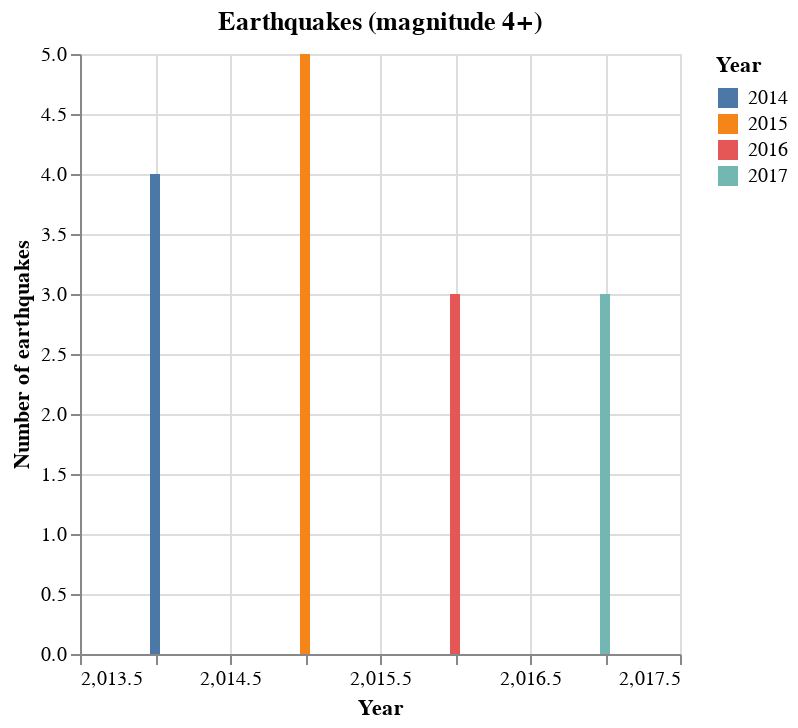

Notebook source saved alongside this figure:
### Code cell
#Bar chart for the Gisborne regions on Number of earthquakes

final_df |>
  @filter(_.Region=="Gisborne") |>
  @vlplot(
    :bar,
    x=:Year,
    y={:Earthquake_Numbers,title="Number of earthquakes"},
    color="Year:n",
    title="Earthquakes (magnitude 4+)",
    config={
        title={
            color=:black
        }
    }
)

### Figure 1 — Vega-Lite specification as saved in the notebook (floating-point values rounded to 4 significant figures)
{"config": {"title": {"color": "black"}}, "data": {"values": [{"Average_Precipitation_mm": 1096, "Average_Temperature_°C": 14.67, "Average_Windgusts_kn": 38.12, "Earthquake_Average_Magnitude_4+": 4.422, "Earthquake_Numbers": 4, "Internal_Emigration": 15687, "Internal_Immigration": 15756, "Net_Internal_Immigration": 69, "Region": "Gisborne", "Year": 2014}, {"Average_Precipitation_mm": 1143.0, "Average_Temperature_°C": 14.27, "Average_Windgusts_kn": 37.27, "Earthquake_Average_Magnitude_4+": 4.392, "Earthquake_Numbers": 5, "Internal_Emigration": 16632, "Internal_Immigration": 16587, "Net_Internal_Immigration": -45, "Region": "Gisborne", "Year": 2015}, {"Average_Precipitation_mm": 1309.0, "Average_Temperature_°C": 15.32, "Average_Windgusts_kn": 36.67, "Earthquake_Average_Magnitude_4+": 4.417, "Earthquake_Numbers": 3, "Internal_Emigration": 15399, "Internal_Immigration": 15174, "Net_Internal_Immigration": -225, "Region": "Gisborne", "Year": 2016}, {"Average_Precipitation_mm": 1179.0, "Average_Temperature_°C": 15.01, "Average_Windgusts_kn": 35.65, "Earthquake_Average_Magnitude_4+": 4.64, "Earthquake_Numbers": 3, "Internal_Emigration": 14199, "Internal_Immigration": 14580, "Net_Internal_Immigration": 381, "Region": "Gisborne", "Year": 2017}]}, "encoding": {"color": {"field": "Year", "type": "nominal"}, "x": {"field": "Year", "type": "quantitative"}, "y": {"field": "Earthquake_Numbers", "title": "Number of earthquakes", "type": "quantitative"}}, "mark": "bar", "title": "Earthquakes (magnitude 4+)"}
